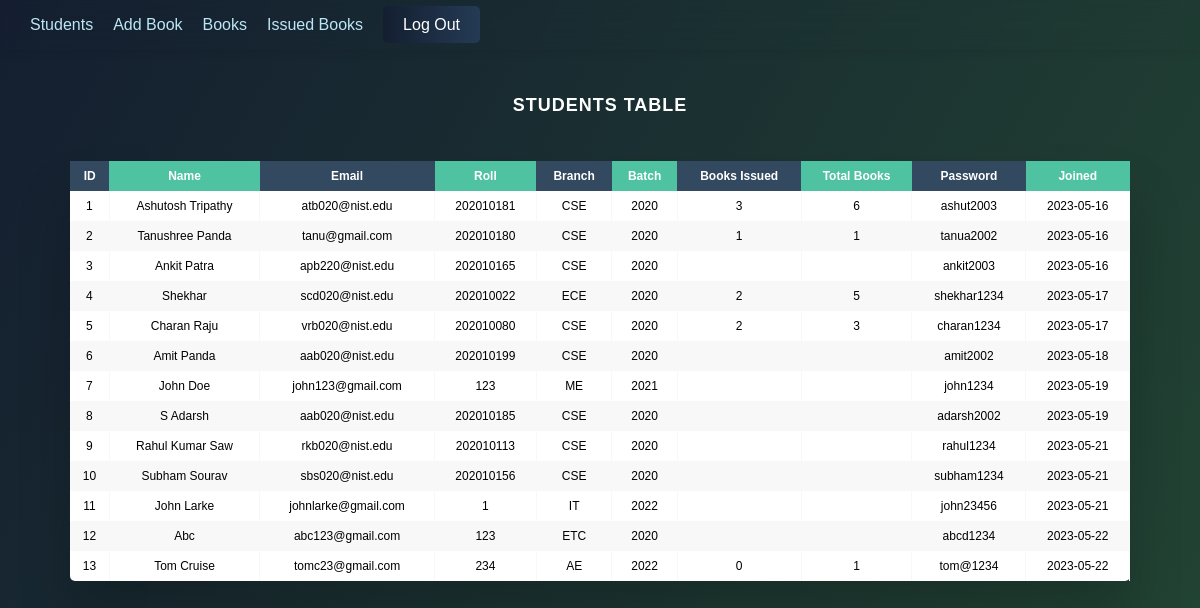
/admin/students (signed in), run on the app's committed database.
### tables this page shows
CREATE TABLE students (
        id INTEGER PRIMARY KEY AUTOINCREMENT,
        name TEXT NOT NULL,
        email TEXT NOT NULL,
        roll TEXT NOT NULL,
        branch TEXT NOT NULL,
        batch INTEGER NOT NULL,
        books_issued INTEGER DEFAULT 0,
        total_books INTEGER DEFAULT 0,
        password TEXT NOT NULL UNIQUE,
        joined DATE
    );

### app.py (the view)
@app.route('/admin/students', methods=['GET'])
def view_students():
    if 'admin_id' not in session:
        return redirect('/admin/login')
    conn = sqlite3.connect('library.db')
    cur = conn.cursor()
    cur.execute('SELECT * FROM students')
    students = cur.fetchall()
    cur.close()
    conn.close()
    return render_template('admin/students.html', students=students)

### templates/admin/students.html (shortened to what this page needs)
<!DOCTYPE html>
<html>
<head>
</head>
<body>
    {% include 'admin/nav.html' %}
    <h2>Students Table</h2>
    <div class="table-wrapper">
        <table class="fl-table">
        <thead>
            <tr>
                <th>ID</th>
                <th>Name</th>
                <th>Email</th>
                <th>Roll</th>
                <th>Branch</th>
                <th>Batch</th>
                <th>Books Issued</th>
                <th>Total Books</th>
                <th>Password</th>
                <th>Joined</th>
            </tr>
        </thead>
        <tbody>
            {% for student in students %}
            <tr>
                <td>{{ student[0] }}</td>
                <td>{{ student[1] }}</td>
                <td>{{ student[2] }}</td>
                <td>{{ student[3] }}</td>
                <td>{{ student[4] }}</td>
                <td>{{ student[5] }}</td>
                <td>{{ student[6] }}</td>
                <td>{{ student[7] }}</td>
                <td>{{ student[8] }}</td>
                <td>{{ student[9] }}</td>
            </tr>
            {% endfor %}
        </tbody>
    </table>
</body>
</html>

### templates/admin/nav.html (shortened to what this page needs)
<!DOCTYPE html>
<html>
<head>
</head>
<body>
  <nav>
    <ul class="nav-links">
    <li><a href="/admin/students">Students</a></li>
      <li><a href="/admin/add_book">Add Book</a></li>
      <li><a href="/admin/books">Books</a></li>
      <li><a href="/admin/issue_books">Issued Books</a></li>
      <div class="log">
        <li><a href="/admin/logout">Log Out</a></li>
      </div>
    </ul>
  </nav>
</body>
</html>

### templates/admin/students.html (style rules this page uses)
* { box-sizing: border-box; -webkit-box-sizing: border-box; -moz-box-sizing: border-box; }
body { font-family: Helvetica; -webkit-font-smoothing: antialiased; background: linear-gradient(120deg,#141e30,#243); }
h2 { text-align: center; font-size: 18px; text-transform: uppercase; letter-spacing: 1px; color: white; padding: 30px 0; }
.table-wrapper { margin: 10px 70px 70px; box-shadow: 0px 35px 50px rgba( 0, 0, 0, 0.2 ); }
.fl-table { border-radius: 5px; font-size: 12px; font-weight: normal; border: none; border-collapse: collapse; width: 100%; max-width: 100%; white-space: nowrap; background-color: white; }
.fl-table td, .fl-table th { text-align: center; padding: 8px; }
.fl-table td { border-right: 1px solid #f8f8f8; font-size: 12px; }
.fl-table thead th { color: #ffffff; background: #4FC3A1; }
.fl-table thead th:nth-child(odd) { color: #ffffff; background: #324960; }
.fl-table tr:nth-child(even) { background: #F8F8F8; }

### templates/admin/nav.html (style rules this page uses)
body { margin: 0; padding: 0; background-color: #ffffff; }
nav { backdrop-filter: blur(10px); color: #fff; height: 50px; display: flex; justify-content: space-between; align-items: center; padding: 0 20px; box-shadow: 0px 0px 10px rgba(0, 0, 0, 0.1); }
.nav-links { list-style-type: none; margin: 0; padding: 0; display: flex; }
.nav-links li { margin: 0 10px; }
.nav-links li a { color: #bce6f6; text-decoration: none; transition: color 0.3s ease; }
.nav-links .log li a { padding: 10px 20px; border: none; border-radius: 5px; background: linear-gradient(90deg, #141e30, #243b55); backdrop-filter: blur(10px); color: #fff; font-family: inherit; font-size: 16px; cursor: pointer; transition: all 0.3s ease; }

### data on the page
students: id "1", name "Ashutosh Tripathy", email "atb020@nist.edu", roll "202010181", branch "CSE", batch "2020", books_issued "3", total_books "6", password "ashut2003", joined "2023-05-16"
students: id "2", name "Tanushree Panda", email "tanu@gmail.com", roll "202010180", branch "CSE", batch "2020", books_issued "1", total_books "1", password "tanua2002", joined "2023-05-16"
students: id "3", name "Ankit Patra", email "apb220@nist.edu", roll "202010165", branch "CSE", batch "2020", password "ankit2003", joined "2023-05-16"
students: id "4", name "Shekhar", email "scd020@nist.edu", roll "202010022", branch "ECE", batch "2020", books_issued "2", total_books "5", password "shekhar1234", joined "2023-05-17"
students: id "5", name "Charan Raju", email "vrb020@nist.edu", roll "202010080", branch "CSE", batch "2020", books_issued "2", total_books "3", password "charan1234", joined "2023-05-17"
students: id "6", name "Amit Panda", email "aab020@nist.edu", roll "202010199", branch "CSE", batch "2020", password "amit2002", joined "2023-05-18"
students: id "7", name "John Doe", email "john123@gmail.com", roll "123", branch "ME", batch "2021", password "john1234", joined "2023-05-19"
students: id "8", name "S Adarsh", email "aab020@nist.edu", roll "202010185", branch "CSE", batch "2020", password "adarsh2002", joined "2023-05-19"
students: id "9", name "Rahul Kumar Saw", email "rkb020@nist.edu", roll "202010113", branch "CSE", batch "2020", password "rahul1234", joined "2023-05-21"
students: id "10", name "Subham Sourav", email "sbs020@nist.edu", roll "202010156", branch "CSE", batch "2020", password "subham1234", joined "2023-05-21"
students: id "11", name "John Larke", email "johnlarke@gmail.com", roll "1", branch "IT", batch "2022", password "john23456", joined "2023-05-21"
students: id "12", name "Abc", email "abc123@gmail.com", roll "123", branch "ETC", batch "2020", password "abcd1234", joined "2023-05-22"
students: id "13", name "Tom Cruise", email "tomc23@gmail.com", roll "234", branch "AE", batch "2022", books_issued "0", total_books "1", password "tom@1234", joined "2023-05-22"
